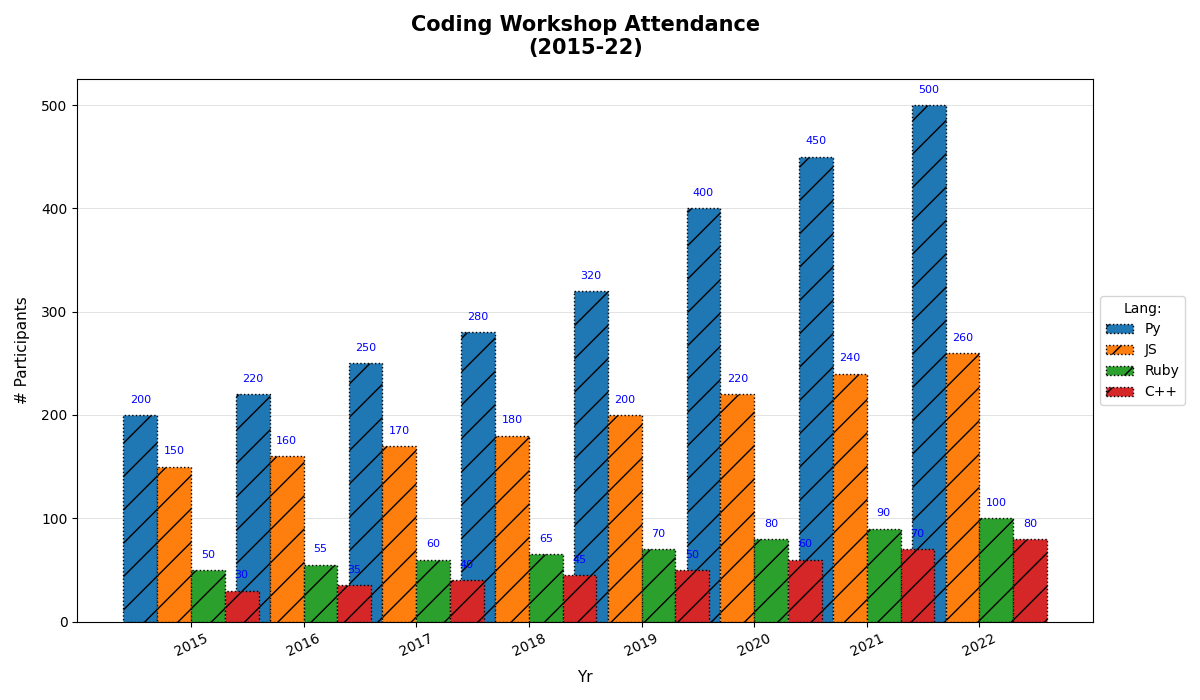

Source code (Python):
import matplotlib.pyplot as plt
import numpy as np

# Data Setup
years = np.array(['2015', '2016', '2017', '2018', '2019', '2020', '2021', '2022'])
languages = ['Py', 'JS', 'Ruby', 'C++']
participants = np.array([
    [200, 150, 50, 30],   
    [220, 160, 55, 35],   
    [250, 170, 60, 40],   
    [280, 180, 65, 45],   
    [320, 200, 70, 50],   
    [400, 220, 80, 60],   
    [450, 240, 90, 70],   
    [500, 260, 100, 80],  
])

# Setup the figure
fig, ax = plt.subplots(figsize=(12, 7))
bar_width = 0.3  

x = np.arange(len(years))
for i, language in enumerate(languages):
    ax.bar(x + i * bar_width, participants[:, i], width=bar_width, label=language, edgecolor='black', linestyle=':', hatch='/')

for i, year_data in enumerate(participants):
    for j, value in enumerate(year_data):
        ax.text(i + j * bar_width, value + 10, str(value), ha='center', va='bottom', fontsize=8, color='blue')

# Set labels, title, and legend
ax.set_xlabel('Yr', fontsize=11, labelpad=8)
ax.set_ylabel('# Participants', fontsize=11, labelpad=8)
ax.set_title('Coding Workshop Attendance\n(2015-22)', fontsize=15, fontweight='bold', pad=18)
ax.set_xticks(x + bar_width * 1.5)
ax.set_xticklabels(years, rotation=25)
ax.legend(title='Lang:', loc='center left', bbox_to_anchor=(1, 0.5))

ax.yaxis.grid(True, linewidth=0.5, alpha=0.5)
ax.set_axisbelow(True)

plt.tight_layout()
plt.show()
